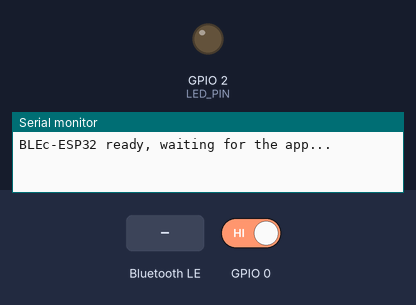
The sketch below on a simulated ESP32-C6. On the bench: output pins drawn as LEDs (lit = HIGH), the last lines printed to the serial monitor. Inputs (shaded band) come from the test bench; at power-on: GPIO 0 HIGH. Nothing arrives over Bluetooth unless stated; a phone connects over Bluetooth LE 3 s after start.

Above: at 1.2 s.
1.3 s: GPIO 0 driven LOW
At 2.5 s:
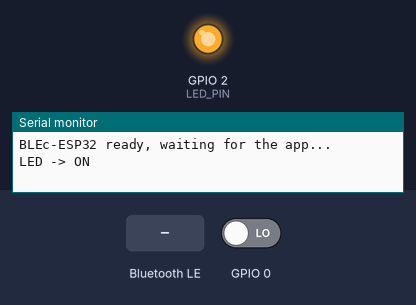
2.8 s: Bluetooth LE write "OFF" received
At 3.7 s:
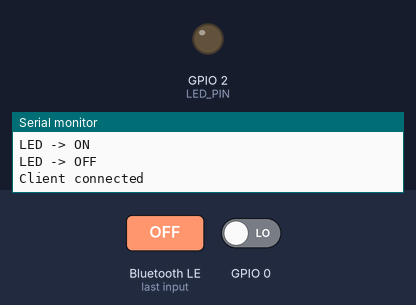
4.5 s: Bluetooth LE write "ON" received
At 5.1 s:
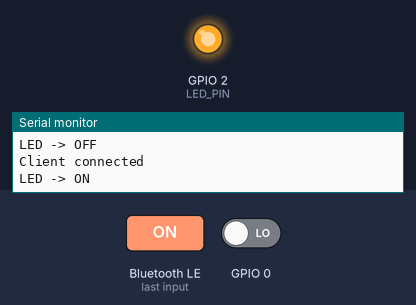
6.0 s: Bluetooth LE write "0" received
At 6.3 s:
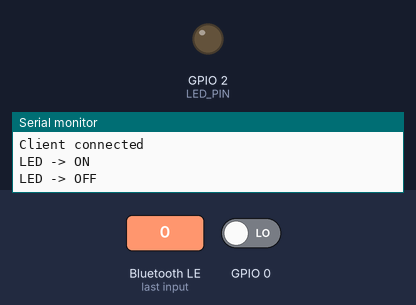
Timing chart, 0 to 8.5 s (numbered marks = the images above; inputs shaded):
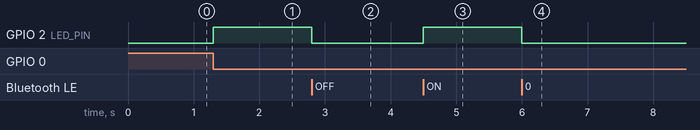

Measured:
- after the input at 1.3 s, GPIO 2 (LED_PIN): LOW → HIGH at once
- after the input at 2.8 s, GPIO 2 (LED_PIN): HIGH → LOW at once
- after the input at 4.5 s, GPIO 2 (LED_PIN): LOW → HIGH at once
- after the input at 6.0 s, GPIO 2 (LED_PIN): HIGH → LOW at once

The sketch:

esp32_ble_led.ino
```cpp
/*
 * BLEc Space — ESP32 BLE LED firmware
 *
 * Exposes one GATT service with one characteristic:
 *   - write "ON" / "OFF" (or "1" / "0") to switch the LED
 *   - read or subscribe (notify) to get the current LED state
 *
 * UUIDs must match lib/config/ble_config.dart in the Flutter app.
 *
 * Board : any ESP32 dev board (Arduino core for ESP32, v2.x or v3.x)
 * LED   : built-in LED on GPIO 2, or an external LED + 220Ω resistor on LED_PIN
 */

#include <BLEDevice.h>
#include <BLEServer.h>
#include <BLEUtils.h>
#include <BLE2902.h>

// ---- Config ---------------------------------------------------------------
#define DEVICE_NAME  "BLEc-ESP32"   // shown in the app; give each board a unique name
#define LED_PIN      2

#define SERVICE_UUID "4fafc201-1fb5-459e-8fcc-c5c9c331914b"
#define LED_UUID     "beb5483e-36e1-4688-b7f5-ea07361b26a8"
// ---------------------------------------------------------------------------

BLECharacteristic *ledCharacteristic = nullptr;
bool deviceConnected = false;
bool ledOn = false;

void publishLedState() {
  const char *state = ledOn ? "ON" : "OFF";
  ledCharacteristic->setValue(state);
  if (deviceConnected) {
    ledCharacteristic->notify();
  }
  Serial.printf("LED -> %s\n", state);
}

void setLed(bool on) {
  ledOn = on;
  digitalWrite(LED_PIN, on ? HIGH : LOW);
  publishLedState();
}

class ServerCallbacks : public BLEServerCallbacks {
  void onConnect(BLEServer *server) override {
    deviceConnected = true;
    Serial.println("Client connected");
  }

  void onDisconnect(BLEServer *server) override {
    deviceConnected = false;
    Serial.println("Client disconnected, advertising again");
    delay(200);
    BLEDevice::startAdvertising();  // let the app reconnect
  }
};

class LedCallbacks : public BLECharacteristicCallbacks {
  void onWrite(BLECharacteristic *characteristic) override {
    // .c_str() works for both std::string (core 2.x) and String (core 3.x)
    String value = String(characteristic->getValue().c_str());
    value.trim();
    value.toUpperCase();

    if (value == "ON" || value == "1") {
      setLed(true);
    } else if (value == "OFF" || value == "0") {
      setLed(false);
    } else {
      Serial.printf("Unknown command: %s\n", value.c_str());
    }
  }
};

void setup() {
  Serial.begin(115200);
  pinMode(LED_PIN, OUTPUT);
  digitalWrite(LED_PIN, LOW);

  BLEDevice::init(DEVICE_NAME);
  BLEServer *server = BLEDevice::createServer();
  server->setCallbacks(new ServerCallbacks());

  BLEService *service = server->createService(SERVICE_UUID);
  ledCharacteristic = service->createCharacteristic(
      LED_UUID,
      BLECharacteristic::PROPERTY_READ |
      BLECharacteristic::PROPERTY_WRITE |
      BLECharacteristic::PROPERTY_WRITE_NR |
      BLECharacteristic::PROPERTY_NOTIFY);
  ledCharacteristic->setCallbacks(new LedCallbacks());
#if !defined(CONFIG_NIMBLE_ENABLED)
  // Bluedroid stack (classic ESP32): add the CCCD so the app can subscribe.
  // NimBLE (e.g. ESP32-C6/H2) adds it automatically.
  ledCharacteristic->addDescriptor(new BLE2902());
#endif
  ledCharacteristic->setValue("OFF");
  service->start();

  // Advertising packet (max 31 bytes): flags + 128-bit service UUID,
  // so the app can filter by service. The name goes in the scan response.
  BLEAdvertising *advertising = BLEDevice::getAdvertising();

  BLEAdvertisementData advData;
  advData.setFlags(0x06);  // general discoverable, BR/EDR not supported
  advData.setCompleteServices(BLEUUID(SERVICE_UUID));
  advertising->setAdvertisementData(advData);

  BLEAdvertisementData scanResponse;
  scanResponse.setName(DEVICE_NAME);
  advertising->setScanResponseData(scanResponse);

  BLEDevice::startAdvertising();
  Serial.printf("%s ready, waiting for the app...\n", DEVICE_NAME);
}

void loop() {
  // Optional: BOOT button (GPIO 0) toggles the LED locally,
  // and the app updates instantly through the notification.
  static bool lastButton = HIGH;
  bool button = digitalRead(0);
  if (lastButton == HIGH && button == LOW) {
    setLed(!ledOn);
  }
  lastButton = button;
  delay(20);
}
```
